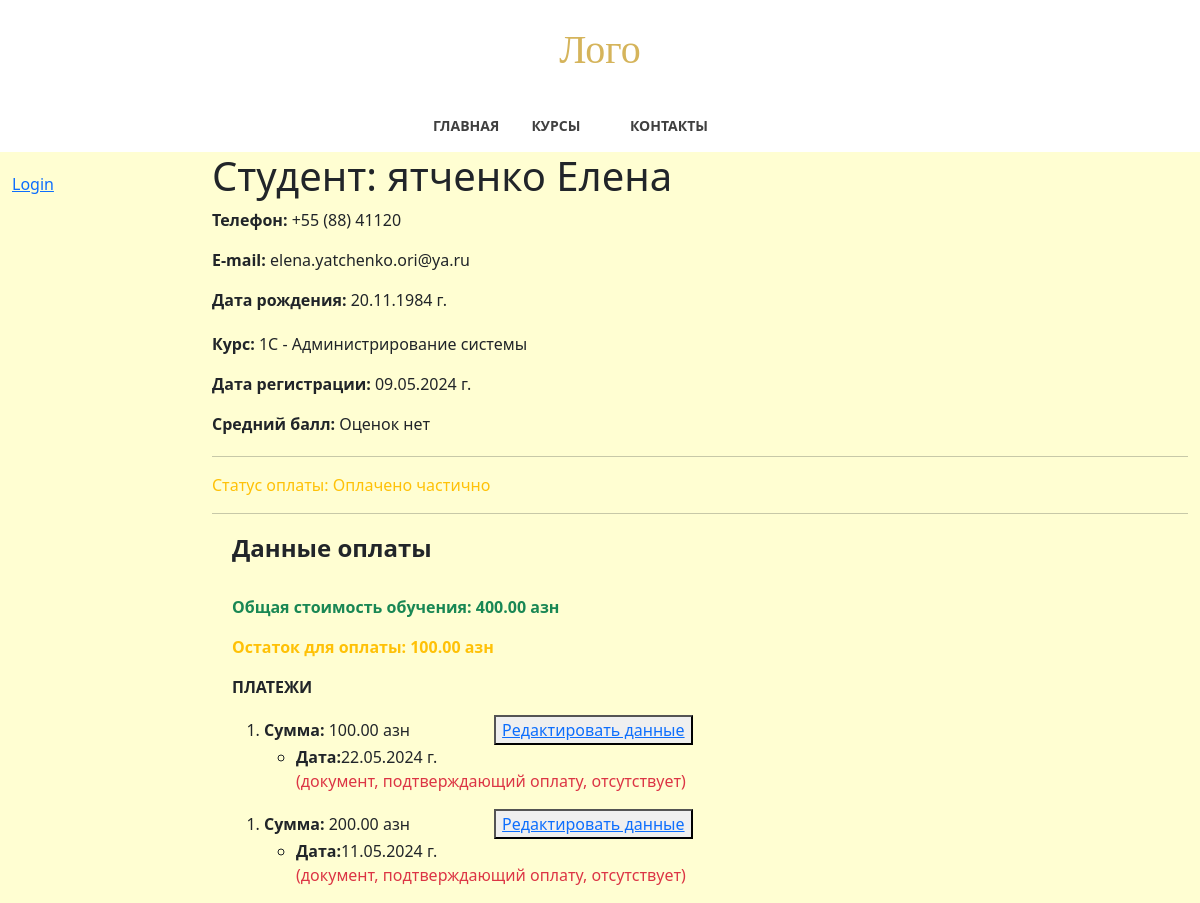
/main/student/1, run on an earlier commit of the app's database.
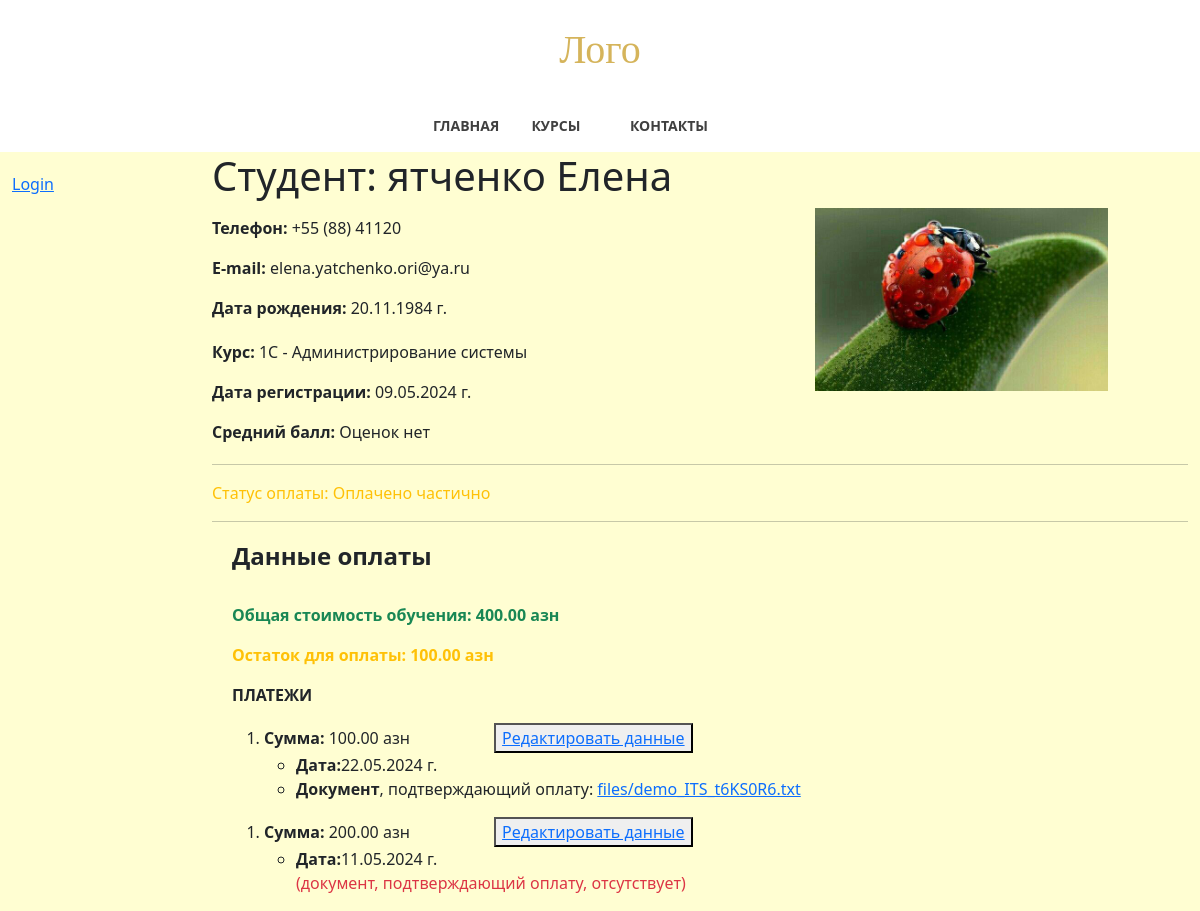
And on a later commit of the database.
### students_app/models.py (models this page shows, shortened)
class Payment(models.Model):
    student = models.ForeignKey(Student, on_delete=models.CASCADE)
    amount = models.DecimalField(verbose_name="Сумма", max_digits=8, decimal_places=2)
    paid_date = models.DateField(verbose_name="Дата оплаты", default=date.today)
    document = models.FileField(upload_to="files/", null=True, blank=True)
    added = models.DateField(auto_now_add=True)
    updated = models.DateField(auto_now=True)
    class Meta:
        ordering = ["-paid_date"]
        permissions = (("can_mark_returned", "Set book as returned"),)

class Student(models.Model):
    related_user = models.ForeignKey(User, on_delete=models.CASCADE)
    name = models.CharField(verbose_name="Имя", max_length=50)
    surname = models.CharField(verbose_name="Фамилия", max_length=100)
    phone = models.CharField(verbose_name="Номер телефона", max_length=50)
    date_of_birth = models.DateField()
    course = models.ForeignKey(Course, on_delete=models.PROTECT)
    photo = models.ImageField(upload_to="images/", blank=True, null=True)
    @property
    def full_name(self):
        return f"{self.surname} {self.name}"
    STUDENT_STATUS = [
        ("r", "requested"),
        ("a", "approved"),
        ("f", "finished"),
    ]
    status = models.CharField(
        max_length=50,
        choices=STUDENT_STATUS,
        default="r",
        help_text="Статус студента",
    )
    request_date = models.DateField(auto_now_add=True)
    reg_date = models.DateField(blank=True, null=True)
    updated = models.DateField(auto_now=True)
    is_paid = models.BooleanField(default=False)
    is_deleted = models.BooleanField(default=False)
    deleted = models.DateField(auto_now=True)
    def average_mark(self):
        mark_list = [perf.mark for perf in self.performance_set.all()]
        if mark_list:
            return round(sum(mark_list) / len(mark_list), 2)
        else:
            return "Оценок нет"
    def rest_of_payment(self):
        paid = sum([payment.amount for payment in self.payment_set.all()])
        rest = self.course.total_cost() - paid
        return rest
    class Meta:
        ordering = ["name"]

class Course(models.Model):
    name = models.CharField(max_length=200)
    category = models.ForeignKey(Category, on_delete=models.SET_NULL, null=True)
    summary = models.TextField(max_length=1000, help_text="Краткое описание курса")
    lasting = models.IntegerField(
        default=1, help_text="Продолжительность курса, в месяцах"
    )
    cost = models.DecimalField(
        max_digits=8, decimal_places=2, help_text="Стоимость в месяц, азн"
    )
    added = models.DateField(auto_now_add=True)
    rating = models.DecimalField(max_digits=3, decimal_places=2, blank=True, null=True)
    is_deleted = models.BooleanField(default=False)
    deleted = models.DateField(auto_now=True)
    views_num = models.IntegerField(default=0)
    def total_cost(self):
        return self.lasting * self.cost
    class Meta:
        ordering = ["-name"]
    def __str__(self):
        return self.name

### students_app/views.py (the view)
# urls.py: path("student/<int:id>", views.student_detail, name="student-detail"),
def student_detail(request, id):
    student = Student.objects.filter(pk=id, is_deleted=False).first()
    payments = Payment.objects.filter(student=student)
    return render(
        request,
        "students_app/student_detail.html",
        context={"student": student, "payments": payments},
    )

### students_app/templates/students_app/student_detail.html (shortened to what this page needs)
{% extends "base.html" %}
{% block content %}
<h1>Студент: {{ student.full_name }}</h1>
{% if student.photo %}
<p class="photo">
    <img src="{{ student.photo.url }}" class="img-responsive" style="width: 30%; float: right; margin-right: 80px;"
        alt="Ваше фото">
</p>
{% endif %}
<p><strong>Телефон:</strong> {{student.phone}}</p>
<p><strong>E-mail:</strong> {{student.related_user.email}}</p>
<p><strong>Дата рождения:</strong> {{student.date_of_birth|date:"d.m.Y"}} г.</p>
{% if student.status == 'r' %}
<br>
<p><strong>Дата подачи заявки:</strong> {{student.request_date|date:"d.m.Y"}} г.</p>
<button type="button"><a href="{% url 'student-approve' student.pk %}?next={{request.path}}">
        Обработать заявку</a></button>
{% else %}
<div style="margin-top:20px; margin-bottom:20px;">
    <p><strong>Курс:</strong> {{student.course }}</p>
    <p><strong>Дата регистрации:</strong> {{student.reg_date|date:"d.m.Y"}} г.</p>
    <p><strong>Средний балл:</strong> {{student.average_mark}}</p>
</div>
<hr>
<p class="{% if student.is_paid %}text-success{% elif not payments %}text-danger{% else %}text-warning{% endif %}">
    Статус оплаты: {% if student.is_paid %}Оплачено полностью
    {% elif not payments %}Оплаты нет
    {% else %}Оплачено частично{% endif %}</p>
<hr>
<div style="margin-left:20px;margin-top:20px">
    <h4><strong>Данные оплаты</strong></h4>
    <br>
    <p class="text-success"><strong>Общая стоимость обучения: {{ student.course.total_cost}} азн</strong>
    </p>
    <p class="text-warning"><strong>Остаток для оплаты: {{ student.rest_of_payment}} азн</strong>
    </p>
    {% if payments %}
    <p><b>ПЛАТЕЖИ</b></p>
    {% for payment in payments %}
    <ol>
        <li><strong>Сумма: </strong>{{ payment.amount }} азн
            <button type="button" style="margin-left:80px"><a href="{% url 'payment-update' student.id payment.id %}">
                    Редактировать данные</a></button>
            <ul>
                <li><strong>Дата:</strong>{{ payment.paid_date|date:"d.m.Y" }} г.</li>
                {% if payment.document %}
                <li><strong>Документ</strong>, подтверждающий оплату:
                    <a href="{{ payment.document.url }}">{{ payment.document.name }}</a>
                </li>
                {% else %}
                <li class="text-danger" style='list-style-type:none'>(документ, подтверждающий оплату, отсутствует)</li>
                {% endif %}
        </li>
    </ol>
    {% endfor %}
    {% else %}<p class="text-danger"><b>Нет зарегистрированных платежей!</b></p>
    {% endif %}
</div>
{% endif %}
{% endblock %}

What changed in the data, as far as the page shows it:
changed Student "ятченко Елена": photo: picture added
changed Payment: document.name (not shown) → "files/demo_ITS_t6KS0R6.txt"; document "(документ, подтверждающий оплату, отсутствует)" → "Документ , подтверждающий оплату:"
